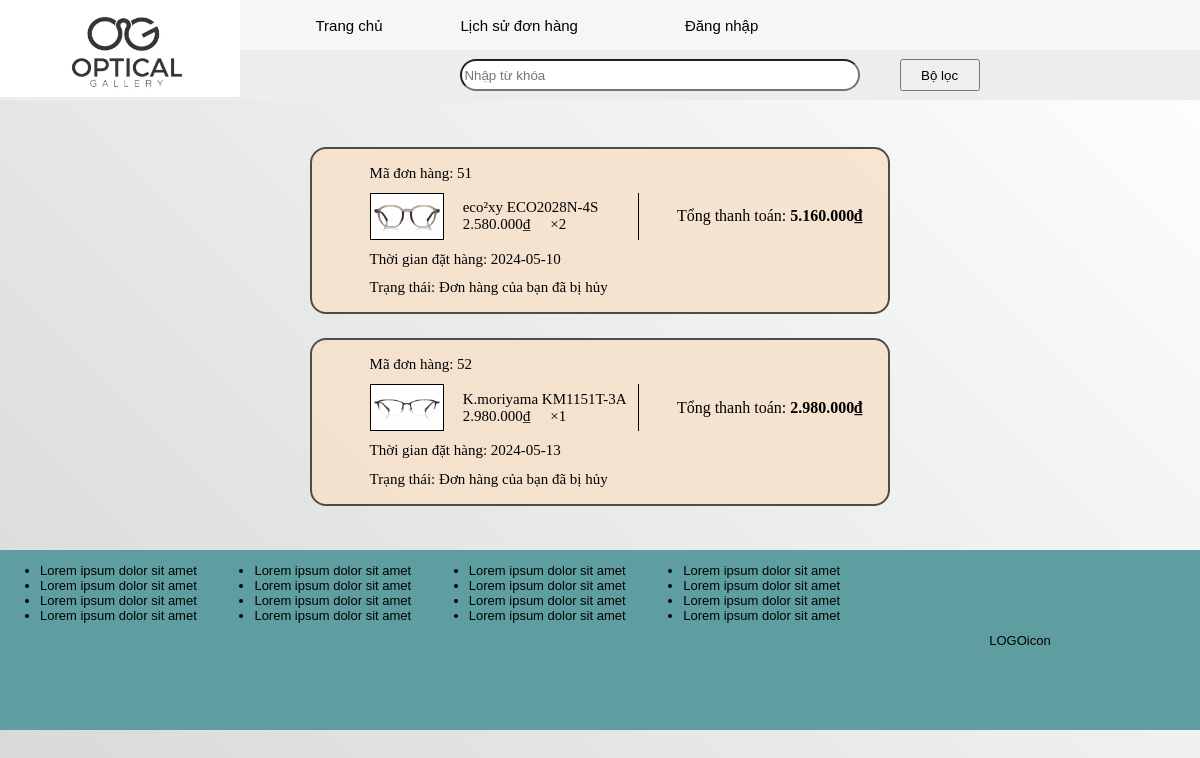
The page /pages/theodoidonhang.php on the database its author committed.
### tables this page shows
CREATE TABLE `hoadon` (
  `maHD` int(11) NOT NULL,
  `ngayxuatHD` varchar(100) NOT NULL,
  `mataikhoan` int(11) NOT NULL,
  `thanhtien` int(11) NOT NULL,
  `trangthai` tinyint(1) NOT NULL DEFAULT 0,
  `tennguoinhan` varchar(100) NOT NULL,
  `diachi` varchar(100) NOT NULL,
  `sodienthoai` varchar(10) NOT NULL
);

CREATE TABLE `sanpham` (
  `maSP` int(11) NOT NULL,
  `tenSP` varchar(100) NOT NULL,
  `soluong` int(11) NOT NULL,
  `dongia` int(11) NOT NULL,
  `makieudang` int(11) NOT NULL,
  `madoituongsd` int(11) NOT NULL,
  `machatlieu` int(11) NOT NULL,
  `img_src` varchar(100) NOT NULL
);

CREATE TABLE `chitiethoadon` (
  `ma` int(11) NOT NULL,
  `maHD` int(11) NOT NULL,
  `maSP` int(100) NOT NULL,
  `soluong` int(11) NOT NULL,
  `tongtien` int(11) NOT NULL
);

### pages/theodoidonhang.php (the view, shortened to what this page needs)
<link rel="stylesheet" href="../style.css">
<?php
include "header.php";
?>
<div class="waiting-list-display">
    <div class="waiting-list-container">
        <?php
        include "../dbconnect.php";
        if ($conn) {
            $sql_hoadon = "SELECT * FROM hoadon";
            $result_hoadon = $conn->query($sql_hoadon);
            if ($result_hoadon->num_rows > 0) {
                while ($rowHoaDon = mysqli_fetch_assoc($result_hoadon)) {
                    $maHD = $rowHoaDon['maHD'];
                    $thoiGianDatHang = $rowHoaDon['ngayxuatHD'];
                    $thanhTien = $rowHoaDon['thanhtien'];
                    $trangThai = $rowHoaDon['trangthai'];
                    echo '<div class="order">
            <div class="order-info">
                <label> Mã đơn hàng: ' . $maHD . ' </label>
                <div class="list-order-details-container">
                    <div class="list-order-details">';
                    $sql_chitiethoadon = "SELECT chitiethoadon.maSP, chitiethoadon.soluong, sanpham.tenSP, sanpham.img_src, sanpham.dongia
                     FROM chitiethoadon
                     INNER JOIN sanpham ON chitiethoadon.maSP = sanpham.maSP
                     WHERE chitiethoadon.maHD = '$maHD'";
                    $result_chitiethoadon = $conn->query($sql_chitiethoadon);
                    if ($result_chitiethoadon->num_rows > 0) {
                        while ($rowChiTietHoaDon = $result_chitiethoadon->fetch_assoc()) {
                            $maSanPham = $rowChiTietHoaDon['maSP'];
                            $soLuongSanPham = $rowChiTietHoaDon['soluong'];
                            $sqlSanPham = "SELECT * FROM sanpham WHERE maSP = '$maSanPham'";
                            $resultSanPham = $conn->query($sqlSanPham);
                            if ($resultSanPham->num_rows > 0) {
                                while ($rowSanPham = $resultSanPham->fetch_assoc()) {
                                    $tenSanPham = $rowSanPham['tenSP'];
                                    $anhSanPham = $rowSanPham['img_src'];
                                    $donGia = $rowSanPham['dongia'];
                                    echo '<div class="order-detail">
                                    <img src="../images/product/' . $anhSanPham . '_11zon.png">
                            <div>
                                <label> ' . $tenSanPham . ' </label> <br>
                                <label> ' . number_format($donGia, 0, '.', '.') . '₫ </label>
                                <label style="margin-left: 1rem;"> ×' .  $soLuongSanPham . ' </label>
                            </div>
                            <div class="border"> </div>
                        </div>';
                                }
                            }
                        }
                    }
                    $thongBaoTrangThai = '';
                    if ($trangThai == 0) {
                        $thongBaoTrangThai = 'Đang chờ xử lí';
                    } else if ($trangThai == 1) {
                        $thongBaoTrangThai = 'Đơn hàng đã được giao đến bạn';
                    } else {
                        $thongBaoTrangThai = 'Đơn hàng của bạn đã bị hủy';
                    }
                    echo ' </div>
                      <label class="total-payment"> Tổng thanh toán: <b>' . number_format($thanhTien, 0, '.', '.') . '₫</b> </label>
            </div>
            <label> Thời gian đặt hàng: ' .  $thoiGianDatHang . ' </label>
            <label> Trạng thái:  ' . $thongBaoTrangThai . '</label>
        </div>
    </div>';
                }
            }
        }
        ?>
    </div>
</div>
<?php
include "footer.php";
?>

### style.css (style rules this page uses)
.waiting-list-display { font-family: 'Times New Roman'; font-size: 15px; width: 100vw; height: 450px; display: flex; justify-content: center; align-items: center; margin-top: 100px; }
.waiting-list-container { width: 80%; height: 90%; display: flex; flex-direction: column; align-items: center; overflow-y: hidden; overflow: auto; }
.order { width: 60%; height: auto; display: flex; justify-content: center; align-items: center; background-color: rgba(247, 225, 201, 0.81); border: #4c4c4c solid 2px; border-radius: 1rem; margin-top: 1.5rem; }
.order-info { width: 80%; height: auto; display: flex; position: relative; flex-direction: column; justify-content: center; gap: 0.7rem; margin: 1rem 0 1rem 0; }
.list-order-details-container { display: flex; flex-direction: row; align-items: center; gap: 0.7rem; }
.list-order-details { height: auto; display: flex; flex-direction: column; }
.order-detail { width: 100%; height: auto; display: flex; flex-direction: row; align-items: center; gap: 1.2rem; }
.order-detail img { height: 45px; display: flex; border: solid 0.05px black; border-radius: 0.3px; }
.total-payment { position: absolute; right: -2rem; font-size: 16px; }

### rows shown on the page
hoadon: maHD "51", thanhtien "5.160.000", ngayxuatHD "2024-05-10", trangthai "Đơn hàng của bạn đã bị hủy"
chitiethoadon: soluong "2"
sanpham: img_src (picture), tenSP "eco²xy ECO2028N-4S", dongia "2.580.000"
hoadon: maHD "52", thanhtien "2.980.000", ngayxuatHD "2024-05-13", trangthai "Đơn hàng của bạn đã bị hủy"
chitiethoadon: soluong "1"
sanpham: img_src (picture), tenSP "K.moriyama KM1151T-3A", dongia "2.980.000"
